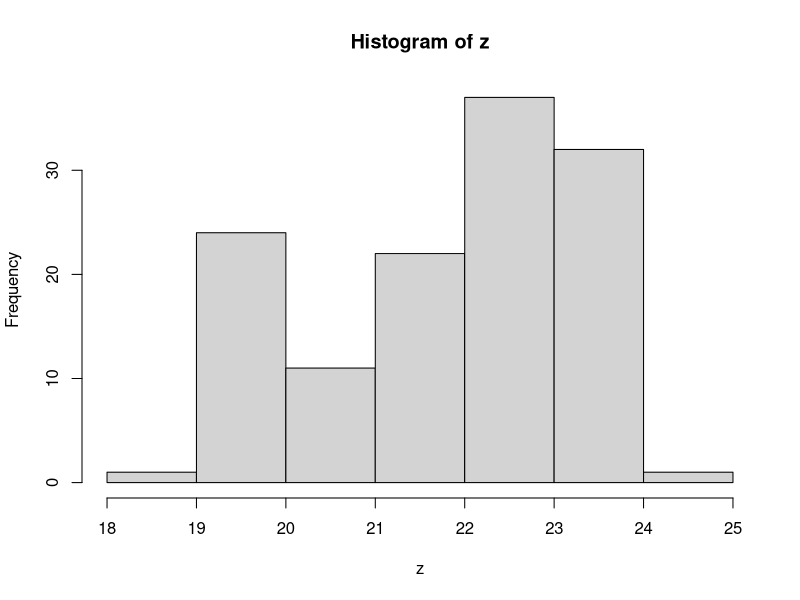

Reproduce this figure in R.
library(ggplot2)
data <- read.table('n4594_hrv.tsv', header=TRUE)
data$vi <- abs(data$HRV - 1091)
data$mn <- data$vi^2 * data$Rad
n <- nrow(data) - 219
datasort <- data[order(data$mn),]
gccs <- datasort[1:n,]
cutoff <- max(gccs$mn)
data$isGCC[data$mn <= cutoff] <- TRUE
data$isGCC[data$mn > cutoff] <- FALSE


contams <- read.csv('n4594_contam.csv', header=TRUE)
z <- contams$V
binw <- 4 * IQR(z) / length(z)^(1/3)

nbins <- round((max(z) - min(z)) / binw)
contamdist <- hist(z, breaks='scott')
# ggplot(data=data, aes(x=Rad, y=HRV))+geom_point()+geom_point(data=gccs, aes(x=Rad, y=HRV), color='blue')+scale_y_continuous(limits=c(-1000,3000))

gclfdat <- read.table('n4594_gclf.dat', header=TRUE)

dev_a0 <- 3.76
da0_err <- 0.11
da1_err <- 0.08
dev_a1 <- -2.11
pow_a0 <- 1.87
pa0_err <- 0.05
pow_a1 <- -1.85
pa1_err <- 0.07
contam <- 0.54 # not done asymptotically, stars+galaxies = 0.26 + 0.28
contam_err <- 0.10
gclf <- 0.83
gclf_err <- 0.02
extent <- 19.0

gclf_peak <- 22.6

x1 <- rnorm(1e5, gclf_peak, 1.2)
x2 <- rnorm(1e5, gclf_peak, 1.3)
x3 <- rnorm(1e5, gclf_peak, 1.4)

x <- c(x1, x2, x3)

devPAlt <- function(r, v){
  da0 <- dev_a0
  da1 <- dev_a1
  c <- contam
  lsigma = da0 + da1*(r^0.25)
  sigma = 10^lsigma
  probs = vector(,length(r))
  for(j in 1:length(sigma)){
    for(i in 1:length(contamdist$breaks)){
       if(contamdist$breaks[i+1] > v[j]){
         fraccontam = contamdist$density[i]
         lwr = contamdist$breaks[i]
         upr = contamdist$breaks[i+1]
         nx <- x[x < upr & x > lwr]
         compl <- approx(gclfdat$Vmag, gclfdat$compl, v[j])
         print(v[j])
         print(compl$y)
         fracgcc <- ( length(nx)/ length(x) )
         siggcc <- sigma[j] * fracgcc * compl$y
         sigcontam <- c * fraccontam
         prob <- siggcc / (siggcc + sigcontam)
         probs[j] <- prob
         break
       }
    }
  }
  return(probs)
}


powP <- function(r,err=FALSE){
    pa0 <- pow_a0
    pa1 <- pow_a1
    g <- gclf
    c <- contam
    if(err == 'up'){
        pa0 <- pa0 + pa0_err
        pa1 <- pa1 + pa1_err
        g <- g + gclf_err
        c <- c - contam_err
    }
    if(err == 'down'){
        pa0 <- pa0 - pa0_err
        pa1 <- pa1 - pa1_err
        g <- g - gclf_err
        c <- c + contam_err
    }
    lsigma = pa0 + pa1*log10(r)
    sigma = 10^lsigma
    corr_sigma = sigma * g
    prob = corr_sigma / (corr_sigma + c)
    return(prob)
}

devP <- function(r,err=FALSE){
    da0 <- dev_a0
    da1 <- dev_a1
    g <- gclf
    c <- contam
    if(err == 'up'){
        da0 <- da0 + da0_err
        da1 <- da1 + da1_err
        g <- g + gclf_err
        c <- c - contam_err
    }
    if(err == 'down'){
        da0 <- da0 - da0_err
        da1 <- da1 - da1_err
        g <- g - gclf_err
        c <- c + contam_err
    }
    lsigma = da0 + da1*(r^0.25)
    sigma = 10^lsigma
    corr_sigma = sigma * g
    prob = corr_sigma / (corr_sigma + c)
    return(prob)            
}


data$gccPdev <- devPAlt(data$Rad, data$Vmag)
data$gccPdevold <- devP(data$Rad)
# data$gccPdev_up <- devP(data$Rad, 'up')
# data$gccPdev_down <- devP(data$Rad, 'down')
# 
# data$gccPpow <- powP(data$Rad)
# data$gccPpow_up <- powP(data$Rad, 'up')
# data$gccPpow_down <- powP(data$Rad, 'down')
datasort <- data[order(data$Rad),]

rz <- subset(datasort, r_Name =='RZ')
rz$gccPdevco <- cumsum(rz$gccPdevold)
# rz$gccPpowc <- cumsum(rz$gccPpow)
# rz$gccPpowdc <- cumsum(rz$gccPpow_down)
# rz$gccPpowuc <- cumsum(rz$gccPpow_up)

rz$gccPdevc <- cumsum(rz$gccPdev)
#rz$gccPdevdc <- cumsum(rz$gccPdev_down)
#rz$gccPdevuc <- cumsum(rz$gccPdev_up)

rz$isGCCc <- cumsum(rz$isGCC)

#cols <- c("Cumulative Prediction"="#f04546","Cumulative Observed"="#3591d1","Prediction Interval"="grey90")
cols <- c("Cumulative Prediction"="#f04546","Cumulative Observed"="#3591d1","Cumulative Prediction (old)"="#25A586")

cols2 <- c("GC"="#3591d1","Not GC"="#f04546")

g1 <- ggplot(data=rz, aes(x=Rad, y=isGCCc)) + 
    #geom_ribbon(aes(ymin=gccPdevdc, ymax=gccPdevuc, fill='Prediction Interval')) + 
    geom_line(aes(y=gccPdevc, color="Cumulative Prediction"), linetype=1, size=0.3) +
    #geom_line(aes(y=gccPdevco, color="Cumulative Prediction (old)"), linetype=1, size=0.3) + 
    geom_line(aes(y=isGCCc, color="Cumulative Observed"), linetype=1, size=0.3) +
    scale_y_continuous(limits=c(0,500)) + 
    ylab("Total") +
    xlab("Projected Radial Distance (arcmin)") +
    ggtitle(expression(Cumulative~P[GC]~compared~to~spectroscopic~results~(NGC4594))) +
    scale_colour_manual(name="", values=cols) + 
    scale_linetype_manual(values=c(2,3)) + 
    scale_fill_manual(name="", values=cols) +
    theme_bw() + 
    theme(panel.grid.major = element_blank(), 
          panel.grid.minor = element_blank(),
          legend.title=element_blank(),
          legend.position=c(0.2,0.7),
          legend.key = element_blank(),
 #         panel.border = element_blank(), 
          axis.line = element_line(colour = "black"),
          axis.ticks.length=unit(-0.25, "cm"),
          axis.text.y=element_text(margin=margin(0,15,0,0)), 
          axis.title.x = element_blank(), 
          axis.text.x = element_blank())

g2 <- ggplot(data=rz, aes(x=Rad, y=HRV)) + 
        geom_point(aes(color=isGCC, shape=isGCC), size=1) +
        geom_hline(aes(yintercept=1099.5), linetype=2, size=0.2, color='red4') +
        scale_y_continuous(limits=c(-1000,3000)) + 
        ylab(expression(v[helio]~(km~s^-1))) +
        xlab("Projected Radial Distance (arcmin)") +
        theme_bw() + 
        theme(legend.position="none") + 
        theme(panel.grid.major = element_blank(), 
          panel.grid.minor = element_blank(),
          legend.title=element_blank(),
          legend.key = element_blank(),
#          panel.border = element_blank(), 
          axis.line = element_line(colour = "black"),
          axis.ticks.length=unit(-0.25, "cm"),
          axis.text.y=element_text(margin=margin(0,15,0,0)), 
          axis.text.x=element_text(margin=margin(15,0,0,0)))

g3 <- rbind(ggplotGrob(g1), ggplotGrob(g2), size = "last")
# g3 <- grid.arrange(g1,g2, ncol=1, heights=c(2,1))
ggsave("Pgc2_alt_4594.pdf", g3, width=8, height=8)